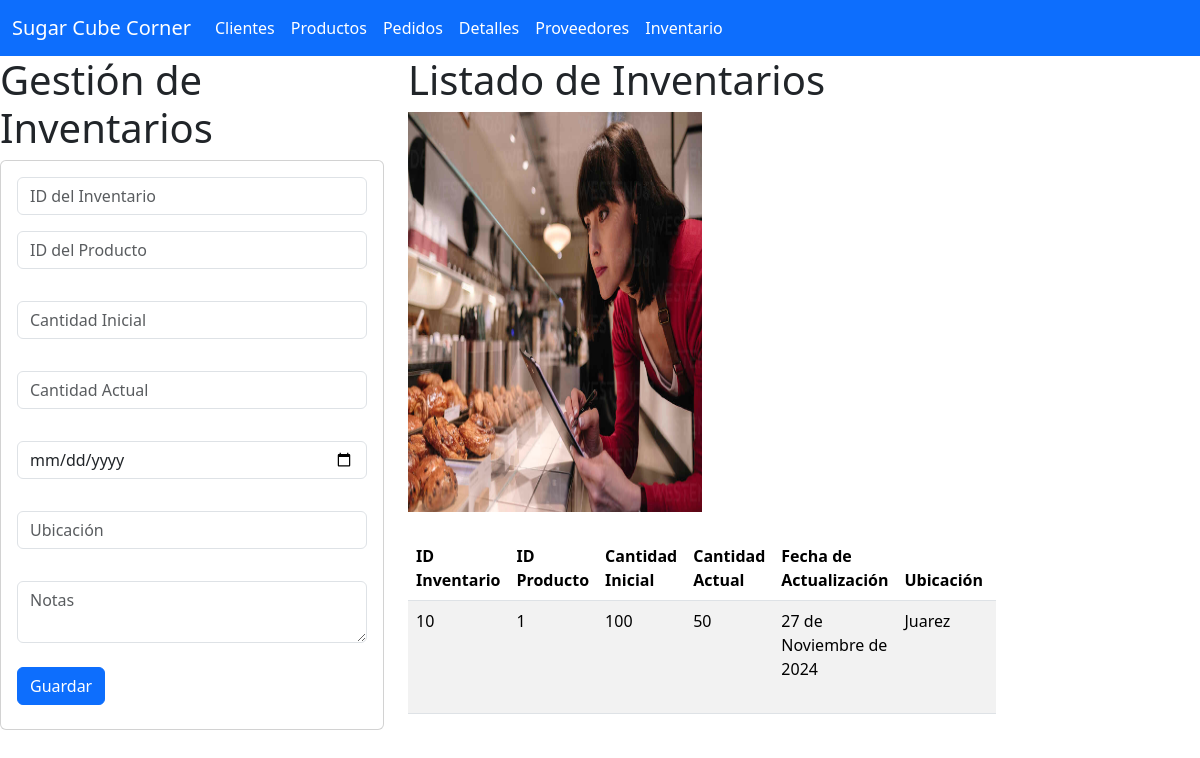
The app's page /inventario, older data.
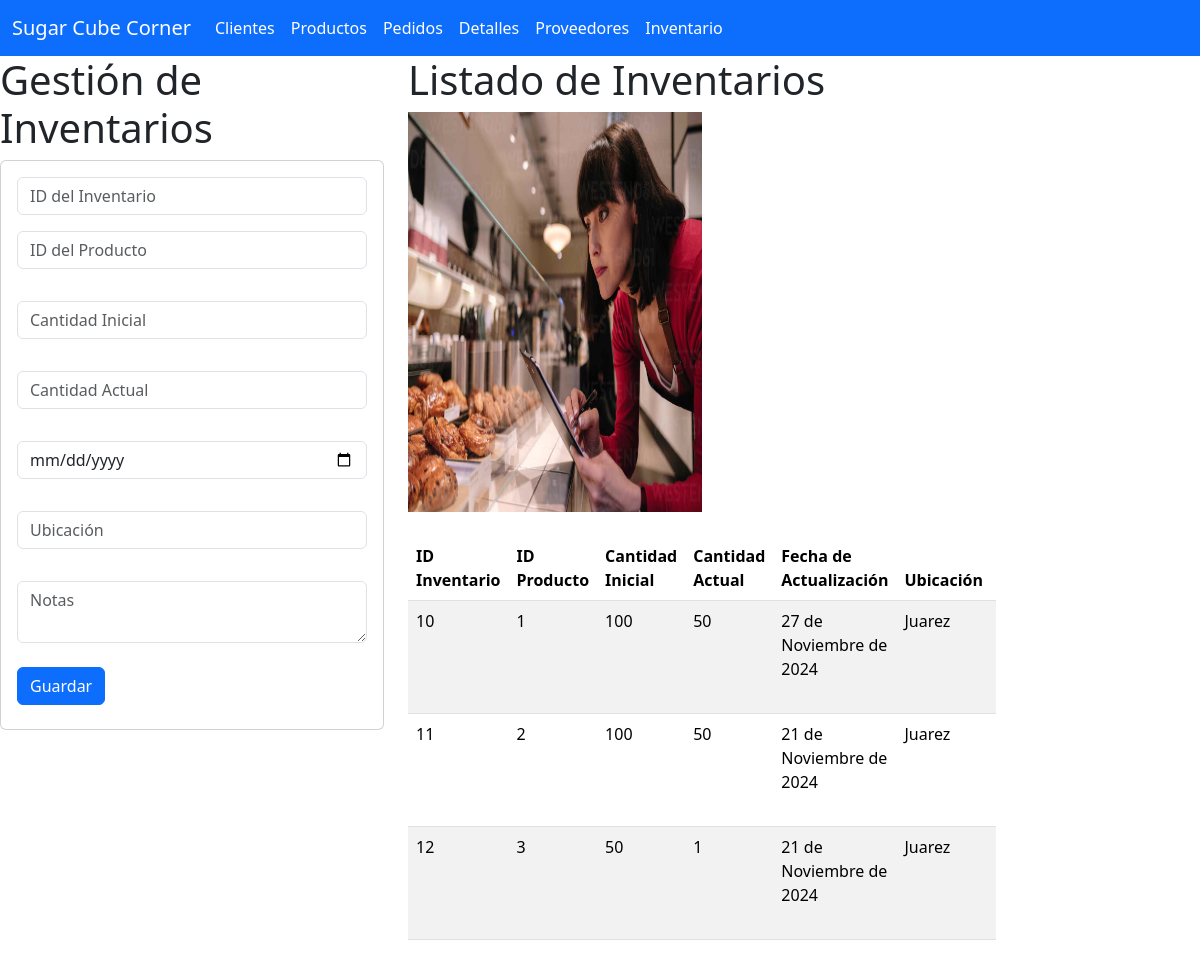
The same page, newer data.
### TInventario_app/models.py (models this page shows, shortened)
class TInventario(models.Model):
    inventarioid = models.IntegerField(primary_key=True)
    productoid = models.ForeignKey(TProducto,on_delete=models.CASCADE)
    cantidadinicial = models.IntegerField()
    cantidadactual = models.IntegerField()
    fechaactualizacion = models.DateField()
    ubicacion = models.CharField(max_length=100)
    notas = models.TextField()

### TProductos_app/models.py (models this page shows, shortened)
class TProducto(models.Model):
    productoid = models.IntegerField(primary_key=True)
    nombre = models.CharField(max_length=100)
    descripcion = models.TextField()
    precio = models.DecimalField(max_digits=6,decimal_places=2)
    categoria = models.CharField(max_length=50)
    stock = models.IntegerField()
    fechaingreso = models.DateField()

### TInventario_app/views.py (the view)
# urls.py: path("inventario", views.inicio_vistaInventarios, name="inicio_vistaInventarios"),
def inicio_vistaInventarios(request):
    losinventarios = TInventario.objects.all()
    return render(request, "gestionarInventario.html", {"misinventarios": losinventarios})

### TInventario_app/templates/gestionarInventario.html (shortened to what this page needs)
{% extends "base.html" %}
{% load static %}
{% block cuerpo %}
<div class="row">
<div class="col-sm-12 col-md-4 col-lg-4 col-xl-4">
<h1>Gestión de Inventarios</h1>
<div class="card">
  <div class="card-body">
    <form action="/registrarInventario/" method="POST">{% csrf_token %}
      <div class="form-group">
        <input type="number" id="numid" name="numid" class="form-control"
          placeholder="ID del Inventario" maxlength="6" required>
        </div>
        <div class="form-group py-3">
          <input type="number" id="productoid" name="productoid" class="form-control"
          placeholder="ID del Producto" required>
        </div>
        <div class="form-group py-3">
          <input type="number" id="cantidadinicial" name="cantidadinicial" class="form-control"
          placeholder="Cantidad Inicial" required>
        </div>
        <div class="form-group py-3">
          <input type="number" id="cantidadactual" name="cantidadactual" class="form-control"
          placeholder="Cantidad Actual" required>
        </div>
        <div class="form-group py-3">
          <input type="date" id="fechaactualizacion" name="fechaactualizacion" class="form-control"
          placeholder="Fecha de Actualización" required>
        </div>
        <div class="form-group py-3">
          <input type="text" id="ubicacion" name="ubicacion" class="form-control"
          placeholder="Ubicación" maxlength="100" required>
        </div>
        <div class="form-group py-3">
          <textarea id="notas" name="notas" class="form-control"
          placeholder="Notas" required></textarea>
        </div>
      <div class="form-group py-2">
        <button type="submit" class="btn btn-primary">Guardar</button>
      </div>
    </form>
  </div>
</div>
</div>
<div class="col-sm-12 col-md-4 col-lg-4 col-xl-6">
<h1>Listado de Inventarios</h1>
<img class="w-50" src="{% static 'img/fondo7.jpg' %}" alt="inventarios" width="400" height="400">
<br>
<br>
<div class="table-responsive">
    <table class="table table-striped">
        <thead>
          <tr>
            <th scope="col">ID Inventario</th>
            <th scope="col">ID Producto</th>
            <th scope="col">Cantidad Inicial</th>
            <th scope="col">Cantidad Actual</th>
            <th scope="col">Fecha de Actualización</th>
            <th scope="col">Ubicación</th>
            <th scope="col">Notas</th>
          </tr>
        </thead>
        <tbody>
            {% for m in misinventarios %}
            <tr>
                <td>{{m.inventarioid}}</td>
                <td>{{m.productoid.productoid}}</td>
                <td>{{m.cantidadinicial}}</td>
                <td>{{m.cantidadactual}}</td>
                <td>{{m.fechaactualizacion}}</td>
                <td>{{m.ubicacion}}</td>
                <td>{{m.notas}}</td>
            </tr>
            {% endfor %}
        </tbody>
      </table>
</div>
</div>
</div>
{% endblock %}

### templates/base.html (shortened to what this page needs)
<!doctype html>
<html lang="es">
  <head>
    <link href="https://cdn.jsdelivr.net/npm/bootstrap@5.3.3/dist/css/bootstrap.min.css" rel="stylesheet">
  </head>
  <body>
    <nav class="navbar navbar-expand-lg bg-primary" data-bs-theme="dark">
        <div class="container-fluid">
          <a class="navbar-brand" href="/">Sugar Cube Corner</a>
          <div class="collapse navbar-collapse" id="navbarNav">
            <ul class="navbar-nav">
              <li class="nav-item">
                <a class="nav-link active" aria-current="page" href="{% url 'inicio_vistaCliente' %}">Clientes</a>
              </li>
              <li class="nav-item">
                <a class="nav-link active" aria-current="page" href="{% url 'inicio_vistaProductos' %}">Productos</a>
              </li>
              <li class="nav-item">
                <a class="nav-link active" aria-current="page" href="{% url 'inicio_vistaPedidos' %}">Pedidos</a>
              </li>
              <li class="nav-item">
                <a class="nav-link active" aria-current="page" href="{% url 'inicio_vistaDetallesPedido' %}">Detalles</a>
              </li>
              <li class="nav-item">
                <a class="nav-link active" aria-current="page" href="{% url 'inicio_vistaProveedores' %}">Proveedores</a>
              </li>
              <li class="nav-item">
                <a class="nav-link active" aria-current="page" href="{% url 'inicio_vistaInventarios' %}">Inventario</a>
              </li>
            </ul>
          </div>
        </div>
      </nav>
    {% block cuerpo %}
    {% endblock %}
  </body>
</html>

Row changes from the older to the newer data that the page shows:
added TInventario: inventarioid "11", productoid.productoid "2", cantidadinicial "100", cantidadactual "50", fechaactualizacion "21 de Noviembre de 2024", ubicacion "Juarez"
added TInventario: inventarioid "12", productoid.productoid "3", cantidadinicial "50", cantidadactual "1", fechaactualizacion "21 de Noviembre de 2024", ubicacion "Juarez"
